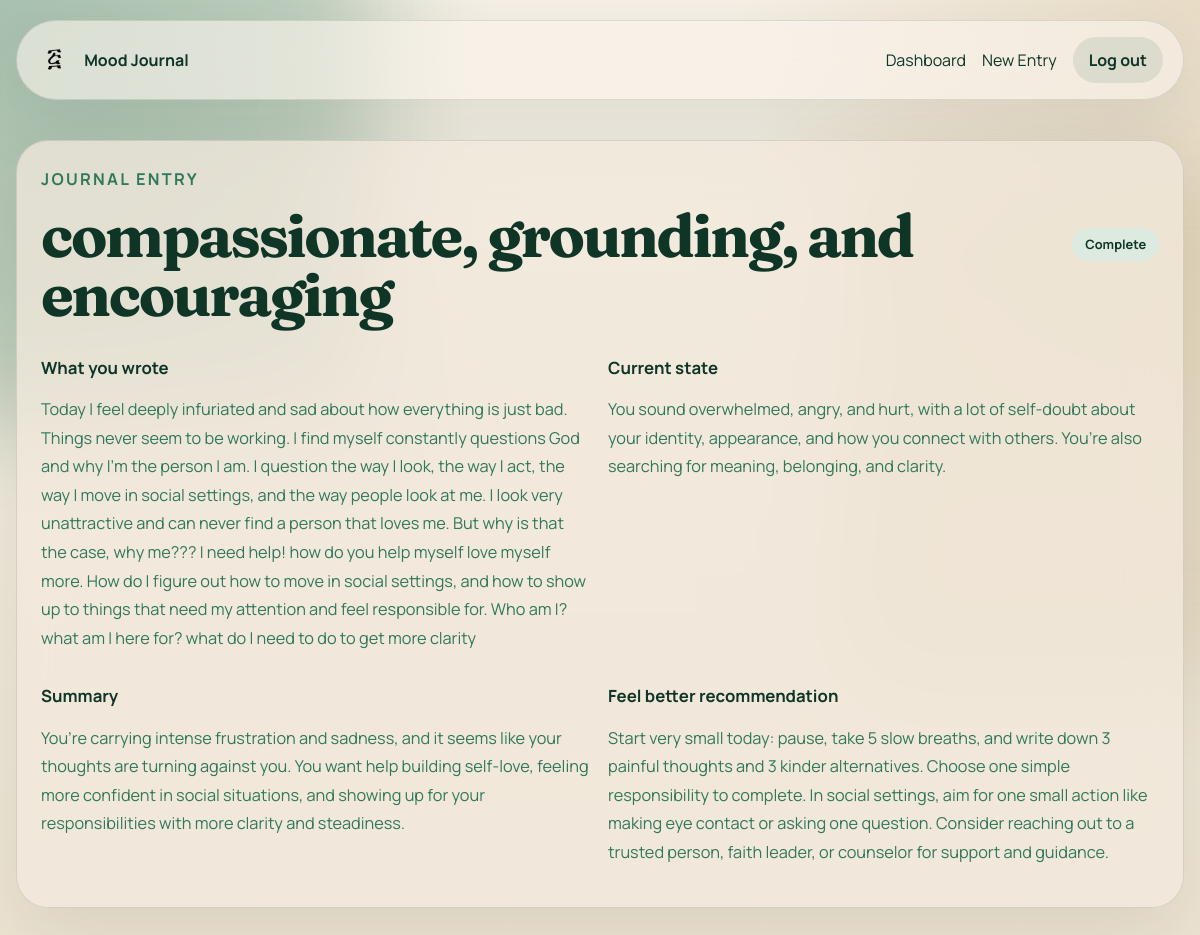
Screenshot of /journal/21 (signed in) with the database file from the repository.
### tables this page shows
CREATE TABLE journal_entries (
    id INTEGER PRIMARY KEY AUTOINCREMENT,
    user_id INTEGER NOT NULL,
    raw_text TEXT NOT NULL,
    tone TEXT,
    current_state TEXT,
    summary TEXT,
    feel_better_recommendation TEXT,
    safety_note TEXT,
    analysis_status TEXT NOT NULL DEFAULT 'pending',
    created_at TIMESTAMP NOT NULL DEFAULT CURRENT_TIMESTAMP,
    updated_at TIMESTAMP NOT NULL DEFAULT CURRENT_TIMESTAMP, analysis_source TEXT, analysis_model TEXT, analysis_reason TEXT,
    FOREIGN KEY (user_id) REFERENCES users (id) ON DELETE CASCADE
);

### app/journal.py (the view)
@journal_bp.route("/<int:entry_id>")
@login_required
def entry_detail(entry_id):
    entry = get_db().execute(
        """
        SELECT *
        FROM journal_entries
        WHERE id = ? AND user_id = ?
        """,
        (entry_id, g.user["id"]),
    ).fetchone()
    if entry is None:
        flash("That entry could not be found.", "error")
        return redirect(url_for("journal.dashboard"))
    return render_template("journal/detail.html", entry=entry)

### app/auth.py (called while the page is built)
def login_required(view):
    @wraps(view)
    def wrapped_view(**kwargs):
        if g.user is None:
            return redirect(url_for("auth.login"))
        return view(**kwargs)
    return wrapped_view

### app/db.py (called while the page is built)
def get_db():
    if "db" not in g:
        database_path = Path(current_app.config["DATABASE"])
        database_path.parent.mkdir(parents=True, exist_ok=True)
        g.db = sqlite3.connect(database_path)
        g.db.row_factory = sqlite3.Row
        g.db.execute("PRAGMA foreign_keys = ON")
    return g.db

### app/templates/journal/detail.html (shortened to what this page needs)
{% extends "base.html" %}
{% block content %}
  <section class="detail-layout">
    <article class="panel detail-panel">
      <div class="detail-head">
        <div>
          <p class="eyebrow">Journal entry</p>
          <h1>{{ entry["tone"] }}</h1>
        </div>
        <span class="status-pill status-{{ entry['analysis_status'] }}">{{ entry["analysis_status"].replace('_', ' ') }}</span>
      </div>
      <div class="detail-grid">
        <section>
          <h2>What you wrote</h2>
          <p class="longform">{{ entry["raw_text"] }}</p>
        </section>
        <section>
          <h2>Current state</h2>
          <p>{{ entry["current_state"] }}</p>
        </section>
        <section>
          <h2>Summary</h2>
          <p>{{ entry["summary"] }}</p>
        </section>
        <section>
          <h2>Feel better recommendation</h2>
          <p>{{ entry["feel_better_recommendation"] }}</p>
        </section>
      </div>
    </article>
  </section>
{% endblock %}

### app/static/style.css (style rules this page uses)
:root { --bg: #f2e9dc; --surface: rgba(242, 233, 220, 0.74); --surface-strong: rgba(248, 242, 234, 0.9); --surface-border: rgba(15, 53, 39, 0.12); --text: #0f3527; --muted: #31785a; --accent: #19513c; --accent-soft: #dce8df; --success: #dceadf; --warning: #e6d4a2; --shadow: 0 24px 70px rgba(15, 53, 39, 0.1); --radius-xl: 32px; --radius-lg: 24px; --radius-md: 18px; }
* { box-sizing: border-box; }
body { margin: 0; min-height: 100vh; font-family: "Manrope", sans-serif; color: var(--text); background: radial-gradient(circle at top left, rgba(49, 120, 90, 0.22), transparent 32%), radial-gradient(circle at top right, rgba(195, 168, 115, 0.28), transparent 30%), linear-gradient(180deg, #f6f0e6 0%, #ede3d1 100%); }
.hero, .dashboard-hero, .composer-layout, .detail-layout { display: grid; gap: 2rem; }
.hero-copy h1, .dashboard-hero h1, .composer-copy h1, .detail-head h1 { margin: 0; font-family: "Fraunces", serif; font-size: clamp(2.5rem, 5vw, 4.6rem); line-height: 0.98; letter-spacing: -0.04em; }
.detail-layout { grid-template-columns: 1fr; }
.eyebrow { margin: 0 0 0.8rem; text-transform: uppercase; letter-spacing: 0.14em; font-size: 0.78rem; font-weight: 700; color: var(--muted); }
.lede, .hero-copy p, .composer-copy p, .dashboard-hero p, .detail-panel p { color: var(--muted); font-size: 1.02rem; line-height: 1.75; }
.panel { border: 1px solid var(--surface-border); border-radius: var(--radius-xl); padding: 1.5rem; background: var(--surface); backdrop-filter: blur(24px); box-shadow: var(--shadow); }
.panel-header h2, .feature-card h2, .empty-state h2, .note-panel h2, .detail-grid h2, .safety-card h2 { margin: 0 0 0.4rem; font-size: 1.05rem; }
.feature-list, .entry-grid, .detail-grid, .admin-stat-grid, .admin-grid { display: grid; gap: 1rem; }
.detail-grid { grid-template-columns: repeat(2, minmax(0, 1fr)); margin-top: 2rem; }
.entry-card-head, .entry-card-foot, .detail-head { display: flex; justify-content: space-between; gap: 1rem; align-items: center; }
.status-pill { display: inline-flex; align-items: center; padding: 0.45rem 0.8rem; border-radius: 999px; font-size: 0.8rem; font-weight: 700; text-transform: capitalize; background: rgba(25, 81, 60, 0.12); }
.status-complete { background: #dceadf; }
.longform { white-space: pre-wrap; }

### rows the page displays
journal_entries: tone "compassionate, grounding, and encouraging", analysis_status.replace "Complete", raw_text "Today I feel deeply infuriated and sad about how everything is just bad. Things never seem to be working. I find myself constantly questions God and why I'm the person I am. I question the way I look, the way I act, the way I move in social settings, and the way people look at me. I look very unattractive and can never find a person that loves me. But why is that the case, why me??? I need help! how do you help myself love myself more. How do I figure out how to move in social settings, and how to show up to things that need my attention and feel responsible for. Who am I? what am I here for? what do I need to do to get more clarity", current_state "You sound overwhelmed, angry, and hurt, with a lot of self-doubt about your identity, appearance, and how you connect with others. You’re also searching for meaning, belonging, and clarity.", summary "You’re carrying intense frustration and sadness, and it seems like your thoughts are turning against you. You want help building self-love, feeling more confident in social situations, and showing up for your responsibilities with more clarity and steadiness.", feel_better_recommendation "Start very small today: pause, take 5 slow breaths, and write down 3 painful thoughts and 3 kinder alternatives. Choose one simple responsibility to complete. In social settings, aim for one small action like making eye contact or asking one question. Consider reaching out to a trusted person, faith leader, or counselor for support and guidance."
